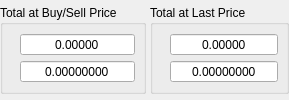
      <widget class="QWidget" name="balanceTotalWidget" native="true">
       <property name="sizePolicy">
        <sizepolicy hsizetype="Ignored" vsizetype="Preferred">
         <horstretch>0</horstretch>
         <verstretch>0</verstretch>
        </sizepolicy>
       </property>
       <layout class="QGridLayout" name="gridLayout_30">
        <property name="margin">
         <number>0</number>
        </property>
        <property name="spacing">
         <number>4</number>
        </property>
        <item row="0" column="0">
         <widget class="QGroupBox" name="totalAtBuySellGroupBox">
          <property name="sizePolicy">
           <sizepolicy hsizetype="Maximum" vsizetype="Maximum">
            <horstretch>0</horstretch>
            <verstretch>0</verstretch>
           </sizepolicy>
          </property>
          <property name="maximumSize">
           <size>
            <width>16777215</width>
            <height>16777215</height>
           </size>
          </property>
          <property name="accessibleName">
           <string>BALANCE_TOTAL_AT_BUYSELL</string>
          </property>
          <property name="accessibleDescription">
           <string/>
          </property>
          <property name="title">
           <string>Total at Buy/Sell Price</string>
          </property>
          <layout class="QGridLayout" name="gridLayout_28">
           <property name="leftMargin">
            <number>4</number>
           </property>
           <property name="topMargin">
            <number>8</number>
           </property>
           <property name="rightMargin">
            <number>8</number>
           </property>
           <property name="bottomMargin">
            <number>8</number>
           </property>
           <property name="spacing">
            <number>4</number>
           </property>
           <item row="0" column="0">
            <widget class="QLabel" name="usdLabel1_3">
             <property name="sizePolicy">
              <sizepolicy hsizetype="Maximum" vsizetype="Preferred">
               <horstretch>0</horstretch>
               <verstretch>0</verstretch>
              </sizepolicy>
             </property>
             <property name="font">
              <font>
               <pointsize>11</pointsize>
               <weight>50</weight>
               <bold>false</bold>
              </font>
             </property>
             <property name="accessibleDescription">
              <string>USD_ICON</string>
             </property>
             <property name="text">
              <string/>
             </property>
             <property name="alignment">
              <set>Qt::AlignCenter</set>
             </property>
            </widget>
           </item>
           <item row="0" column="1">
            <widget class="QDoubleSpinBox" name="ruleAmountToReceiveValue">
             <property name="sizePolicy">
              <sizepolicy hsizetype="Expanding" vsizetype="Fixed">
               <horstretch>0</horstretch>
               <verstretch>0</verstretch>
              </sizepolicy>
             </property>
             <property name="minimumSize">
              <size>
               <width>90</width>
               <height>0</height>
              </size>
             </property>
             <property name="accessibleName">
              <string>USD_BALANCE</string>
             </property>
             <property name="accessibleDescription">
              <string>CAN_BE_ZERO</string>
             </property>
             <property name="alignment">
              <set>Qt::AlignCenter</set>
             </property>
             <property name="readOnly">
              <bool>true</bool>
             </property>
             <property name="buttonSymbols">
              <enum>QAbstractSpinBox::NoButtons</enum>
             </property>
             <property name="prefix">
              <string/>
             </property>
             <property name="decimals">
              <number>5</number>
             </property>
             <property name="minimum">
              <double>0.000000000000000</double>
             </property>
             <property name="maximum">
              <double>999999999.000000000000000</double>
             </property>
            </widget>
           </item>
           <item row="1" column="0">
            <widget class="QLabel" name="btcLabel3_4">
             <property name="sizePolicy">
              <sizepolicy hsizetype="Maximum" vsizetype="Preferred">
               <horstretch>0</horstretch>
               <verstretch>0</verstretch>
              </sizepolicy>
             </property>
             <property name="font">
              <font>
               <pointsize>11</pointsize>
               <weight>50</weight>
               <bold>false</bold>
              </font>
             </property>
             <property name="accessibleDescription">
              <string>BTC_ICON</string>
             </property>
             <property name="text">
              <string/>
             </property>
             <property name="alignment">
              <set>Qt::AlignCenter</set>
             </property>
            </widget>
           </item>
           <item row="1" column="1">
            <widget class="QDoubleSpinBox" name="ruleTotalToBuyValue">
             <property name="sizePolicy">
              <sizepolicy hsizetype="Expanding" vsizetype="Fixed">
               <horstretch>0</horstretch>
               <verstretch>0</verstretch>
              </sizepolicy>
             </property>
             <property name="minimumSize">
              <size>
               <width>90</width>
               <height>0</height>
              </size>
             </property>
             <property name="accessibleName">
              <string>BTC_BALANCE</string>
             </property>
             <property name="accessibleDescription">
              <string>CAN_BE_ZERO</string>
             </property>
             <property name="alignment">
              <set>Qt::AlignCenter</set>
             </property>
             <property name="readOnly">
              <bool>true</bool>
             </property>
             <property name="buttonSymbols">
              <enum>QAbstractSpinBox::NoButtons</enum>
             </property>
             <property name="specialValueText">
              <string/>
             </property>
             <property name="prefix">
              <string/>
             </property>
             <property name="decimals">
              <number>8</number>
             </property>
             <property name="minimum">
              <double>0.000000000000000</double>
             </property>
             <property name="maximum">
              <double>999999999.000000000000000</double>
             </property>
             <property name="singleStep">
              <double>0.100000000000000</double>
             </property>
            </widget>
           </item>
          </layout>
         </widget>
        </item>
        <item row="0" column="1">
         <widget class="QGroupBox" name="totalAtLastGroupBox">
          <property name="sizePolicy">
           <sizepolicy hsizetype="Maximum" vsizetype="Maximum">
            <horstretch>0</horstretch>
            <verstretch>0</verstretch>
           </sizepolicy>
          </property>
          <property name="maximumSize">
           <size>
            <width>16777215</width>
            <height>16777215</height>
           </size>
          </property>
          <property name="accessibleName">
           <string>BALANCE_TOTAL_AT_LAST</string>
          </property>
          <property name="accessibleDescription">
           <string/>
          </property>
          <property name="title">
           <string>Total at Last Price</string>
          </property>
          <layout class="QGridLayout" name="gridLayout_29">
           <property name="leftMargin">
            <number>4</number>
           </property>
           <property name="topMargin">
            <number>8</number>
           </property>
           <property name="rightMargin">
            <number>8</number>
           </property>
           <property name="bottomMargin">
            <number>8</number>
           </property>
           <property name="spacing">
            <number>4</number>
           </property>
           <item row="0" column="0">
            <widget class="QLabel" name="usdLabel1_4">
             <property name="sizePolicy">
              <sizepolicy hsizetype="Maximum" vsizetype="Preferred">
               <horstretch>0</horstretch>
               <verstretch>0</verstretch>
              </sizepolicy>
             </property>
             <property name="font">
              <font>
               <pointsize>11</pointsize>
               <weight>50</weight>
               <bold>false</bold>
              </font>
             </property>
             <property name="accessibleDescription">
              <string>USD_ICON</string>
             </property>
             <property name="text">
              <string/>
             </property>
             <property name="alignment">
              <set>Qt::AlignCenter</set>
             </property>
            </widget>
           </item>
           <item row="0" column="1">
            <widget class="QDoubleSpinBox" name="ruleAmountToReceiveBSValue">
             <property name="sizePolicy">
              <sizepolicy hsizetype="Expanding" vsizetype="Fixed">
               <horstretch>0</horstretch>
               <verstretch>0</verstretch>
              </sizepolicy>
             </property>
             <property name="minimumSize">
              <size>
               <width>90</width>
               <height>0</height>
              </size>
             </property>
             <property name="accessibleName">
              <string>USD_BALANCE</string>
             </property>
             <property name="accessibleDescription">
              <string>CAN_BE_ZERO</string>
             </property>
             <property name="alignment">
              <set>Qt::AlignCenter</set>
             </property>
             <property name="readOnly">
              <bool>true</bool>
             </property>
             <property name="buttonSymbols">
              <enum>QAbstractSpinBox::NoButtons</enum>
             </property>
             <property name="prefix">
              <string/>
             </property>
             <property name="decimals">
              <number>5</number>
             </property>
             <property name="minimum">
              <double>0.000000000000000</double>
             </property>
             <property name="maximum">
              <double>999999999.000000000000000</double>
             </property>
            </widget>
           </item>
           <item row="1" column="0">
            <widget class="QLabel" name="btcLabel3_5">
             <property name="sizePolicy">
              <sizepolicy hsizetype="Maximum" vsizetype="Preferred">
               <horstretch>0</horstretch>
               <verstretch>0</verstretch>
              </sizepolicy>
             </property>
             <property name="font">
              <font>
               <pointsize>11</pointsize>
               <weight>50</weight>
               <bold>false</bold>
              </font>
             </property>
             <property name="accessibleDescription">
              <string>BTC_ICON</string>
             </property>
             <property name="text">
              <string/>
             </property>
             <property name="alignment">
              <set>Qt::AlignCenter</set>
             </property>
            </widget>
           </item>
           <item row="1" column="1">
            <widget class="QDoubleSpinBox" name="ruleTotalToBuyBSValue">
             <property name="sizePolicy">
              <sizepolicy hsizetype="Expanding" vsizetype="Fixed">
               <horstretch>0</horstretch>
               <verstretch>0</verstretch>
              </sizepolicy>
             </property>
             <property name="minimumSize">
              <size>
               <width>90</width>
               <height>0</height>
              </size>
             </property>
             <property name="accessibleName">
              <string>BTC_BALANCE</string>
             </property>
             <property name="accessibleDescription">
              <string>CAN_BE_ZERO</string>
             </property>
             <property name="alignment">
              <set>Qt::AlignCenter</set>
             </property>
             <property name="readOnly">
              <bool>true</bool>
             </property>
             <property name="buttonSymbols">
              <enum>QAbstractSpinBox::NoButtons</enum>
             </property>
             <property name="specialValueText">
              <string/>
             </property>
             <property name="prefix">
              <string/>
             </property>
             <property name="decimals">
              <number>8</number>
             </property>
             <property name="minimum">
              <double>0.000000000000000</double>
             </property>
             <property name="maximum">
              <double>999999999.000000000000000</double>
             </property>
             <property name="singleStep">
              <double>0.100000000000000</double>
             </property>
            </widget>
           </item>
          </layout>
         </widget>
        </item>
        <item row="0" column="2">
         <spacer name="horizontalSpacer">
          <property name="orientation">
           <enum>Qt::Horizontal</enum>
          </property>
          <property name="sizeHint" stdset="0">
           <size>
            <width>0</width>
            <height>20</height>
           </size>
          </property>
         </spacer>
        </item>
       </layout>
      </widget>
